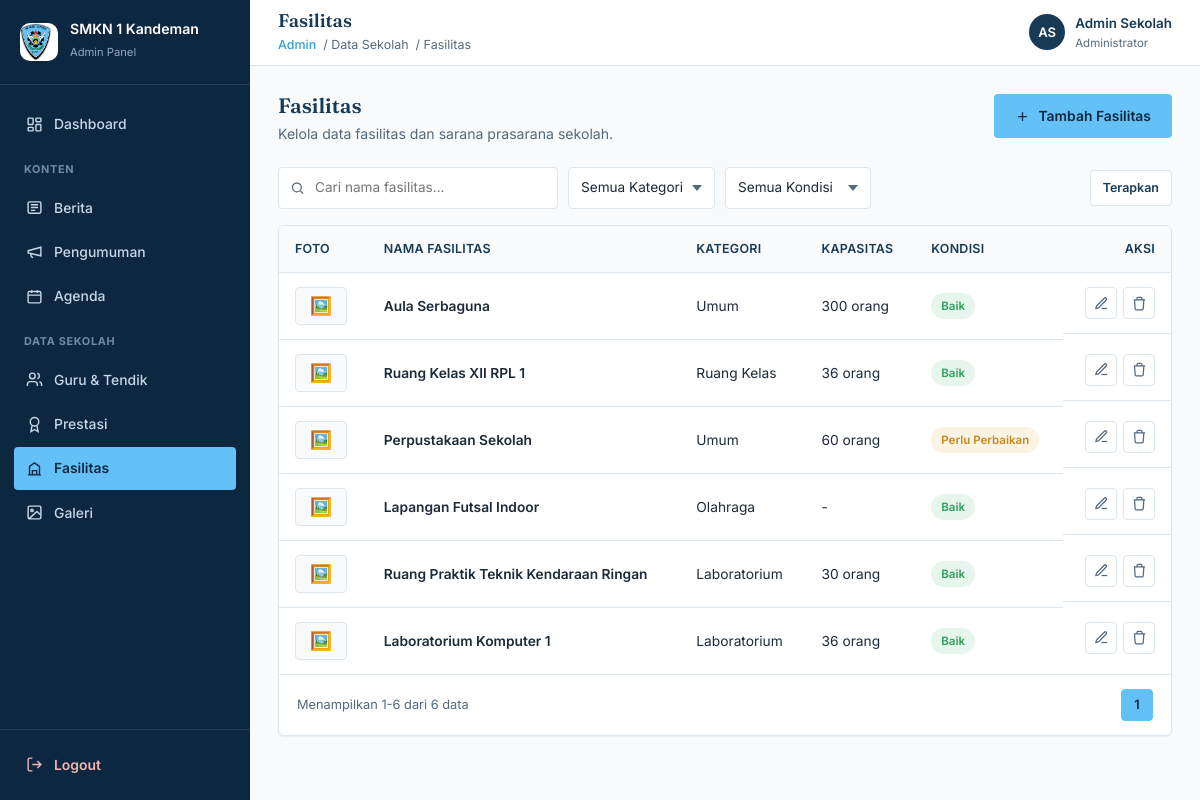
Screenshot of /admin/fasilitas/index.php (signed in) with the database file from the repository.
### tables this page shows
CREATE TABLE IF NOT EXISTS fasilitas (
    id INT UNSIGNED AUTO_INCREMENT PRIMARY KEY,
    nama_fasilitas VARCHAR(150) NOT NULL,
    kategori ENUM('Ruang Kelas','Laboratorium','Olahraga','Umum') NOT NULL DEFAULT 'Umum',
    kondisi ENUM('Baik','Perlu Perbaikan','Rusak') NOT NULL DEFAULT 'Baik',
    kapasitas VARCHAR(50) DEFAULT NULL,
    foto VARCHAR(255) DEFAULT NULL,
    deskripsi TEXT,
    created_at TIMESTAMP DEFAULT CURRENT_TIMESTAMP,
    updated_at TIMESTAMP DEFAULT CURRENT_TIMESTAMP ON UPDATE CURRENT_TIMESTAMP
);

### admin/includes/helpers.php (called while the page is built, shortened)
<?php
function badge_class($value) {
    $v = strtolower(trim($value));
    $success = ['published', 'aktif', 'baik', 'pns'];
    $warning = ['draft', 'nonaktif', 'perlu perbaikan', 'honorer'];
    if (in_array($v, $success)) return 'badge-success';
    if (in_array($v, $warning)) return 'badge-warning';
    return 'badge-sky';
}
function build_page_url($page) {
    $params = $_GET;
    $params['page'] = $page;
    return '?' . http_build_query($params);
}

### admin/fasilitas/index.php (the view, shortened to what this page needs)
<?php
require_once '../../config/koneksi.php';
require_once '../includes/helpers.php';
$cari = isset($_GET['cari']) ? trim($_GET['cari']) : '';
$where = [];
$whereSql = count($where) > 0 ? 'WHERE ' . implode(' AND ', $where) : '';
$limit = 10;
$page = isset($_GET['page']) ? max(1, intval($_GET['page'])) : 1;
$offset = ($page - 1) * $limit;
$totalResult = mysqli_query($koneksi, "SELECT COUNT(*) AS total FROM fasilitas $whereSql");
$totalRow = mysqli_fetch_assoc($totalResult);
$totalData = (int) $totalRow['total'];
$totalPage = max(1, (int) ceil($totalData / $limit));
$query = "SELECT * FROM fasilitas $whereSql ORDER BY id DESC LIMIT $limit OFFSET $offset";
$result = mysqli_query($koneksi, $query);
include '../includes/header.php';
include '../includes/sidebar.php';
?>
<div class="main-area">
    <?php include '../includes/topbar.php'; ?>
    <div class="content">
        <div class="page-head">
            <div>
                <h2>Fasilitas</h2>
                <p>Kelola data fasilitas dan sarana prasarana sekolah.</p>
            </div>
            <a href="tambah.php" class="btn btn-primary">
                <svg viewBox="0 0 24 24" fill="none" stroke="currentColor" stroke-width="2" width="15" height="15"><path d="M12 5v14M5 12h14"/></svg>
                Tambah Fasilitas
            </a>
        </div>
        <form class="toolbar" method="get" action="index.php">
            <div class="toolbar-filters">
                <div class="search-box">
                    <svg viewBox="0 0 24 24" fill="none" stroke="currentColor" stroke-width="2"><circle cx="11" cy="11" r="7"/><path d="m21 21-4.3-4.3"/></svg>
                    <input type="text" name="cari" value="<?php echo htmlspecialchars($cari); ?>" placeholder="Cari nama fasilitas...">
                </div>
                <select class="filter-select" name="kategori" onchange="this.form.submit()">
                    <option value="">Semua Kategori</option>
                </select>
                <select class="filter-select" name="kondisi" onchange="this.form.submit()">
                    <option value="">Semua Kondisi</option>
                </select>
            </div>
            <button type="submit" class="btn btn-outline btn-sm">Terapkan</button>
        </form>
        <div class="table-panel">
            <?php if ($totalData === 0): ?>
                <div class="alert-empty">Belum ada data.</div>
            <?php else: ?>
            <div class="table-scroll">
                <table class="data-table">
                <thead>
                    <tr>
                        <th>Foto</th>
                        <th>Nama Fasilitas</th>
                        <th>Kategori</th>
                        <th>Kapasitas</th>
                        <th>Kondisi</th>
                        <th style="text-align:right;">Aksi</th>
                    </tr>
                </thead>
                <tbody>
                    <?php while ($row = mysqli_fetch_assoc($result)): ?>
                    <tr>
                        <td>
                            <?php if (!empty($row['foto'])): ?>
                                <img src="../uploads/fasilitas/<?php echo htmlspecialchars($row['foto']); ?>" class="thumb" alt="">
                            <?php else: ?>
                                <div class="thumb" style="display:flex;align-items:center;justify-content:center;font-size:1.1rem;">🖼️</div>
                            <?php endif; ?>
                        </td>
                        <td class="cell-title"><?php echo htmlspecialchars($row['nama_fasilitas']); ?></td>
                        <td class="cell-muted"><?php echo htmlspecialchars($row['kategori']); ?></td>
                        <td class="cell-muted"><?php echo !empty($row['kapasitas']) ? htmlspecialchars($row['kapasitas']) : '-'; ?></td>
                        <td><span class="badge <?php echo badge_class($row['kondisi']); ?>"><?php echo htmlspecialchars($row['kondisi']); ?></span></td>
                        <td class="cell-actions">
                            <a href="edit.php?id=<?php echo $row['id']; ?>" class="icon-btn" aria-label="Edit" title="Edit">
                                <svg viewBox="0 0 24 24" fill="none" stroke="currentColor" stroke-width="2" width="15" height="15"><path d="M12 20h9"/><path d="M16.5 3.5a2.12 2.12 0 0 1 3 3L7 19l-4 1 1-4 12.5-12.5z"/></svg>
                            </a>
                            <button type="button" class="icon-btn danger" aria-label="Hapus" title="Hapus" data-delete-id="<?php echo $row['id']; ?>" data-delete-target="<?php echo htmlspecialchars($row['nama_fasilitas']); ?>">
                                <svg viewBox="0 0 24 24" fill="none" stroke="currentColor" stroke-width="2" width="15" height="15"><path d="M3 6h18M8 6V4a2 2 0 0 1 2-2h4a2 2 0 0 1 2 2v2m3 0-1 14a2 2 0 0 1-2 2H7a2 2 0 0 1-2-2L4 6"/></svg>
                            </button>
                        </td>
                    </tr>
                    <?php endwhile; ?>
                </tbody>
                </table>
            </div>
            <div class="table-footer">
                <span class="table-info">Menampilkan <?php echo ($totalData>0?($offset+1):0); ?>-<?php echo min($offset+$limit,$totalData); ?> dari <?php echo $totalData; ?> data</span>
                <div class="pagination">
                    <?php for ($i = 1; $i <= $totalPage; $i++): ?>
                        <a href="<?php echo build_page_url($i); ?>" class="<?php echo ($i === $page) ? 'active' : ''; ?>"><?php echo $i; ?></a>
                    <?php endfor; ?>
                </div>
            </div>
            <?php endif; ?>
        </div>
    </div>
<?php include '../includes/footer.php'; ?>

### rows the page displays
fasilitas: nama_fasilitas "Aula Serbaguna", kategori "Umum", kapasitas "300 orang", kondisi "Baik"
fasilitas: nama_fasilitas "Ruang Kelas XII RPL 1", kategori "Ruang Kelas", kapasitas "36 orang", kondisi "Baik"
fasilitas: nama_fasilitas "Perpustakaan Sekolah", kategori "Umum", kapasitas "60 orang", kondisi "Perlu Perbaikan"
fasilitas: nama_fasilitas "Lapangan Futsal Indoor", kategori "Olahraga", kondisi "Baik"
fasilitas: nama_fasilitas "Ruang Praktik Teknik Kendaraan Ringan", kategori "Laboratorium", kapasitas "30 orang", kondisi "Baik"
fasilitas: nama_fasilitas "Laboratorium Komputer 1", kategori "Laboratorium", kapasitas "36 orang", kondisi "Baik"

### other values shown
$pageTitle "Fasilitas"
$crumb "Data Sekolah"
$crumb "Fasilitas"
$initials "AS"
$adminNama "Admin Sekolah"
$offset+1 "1"
min($offset+$limit,$totalData) "6"
$totalData "6"
